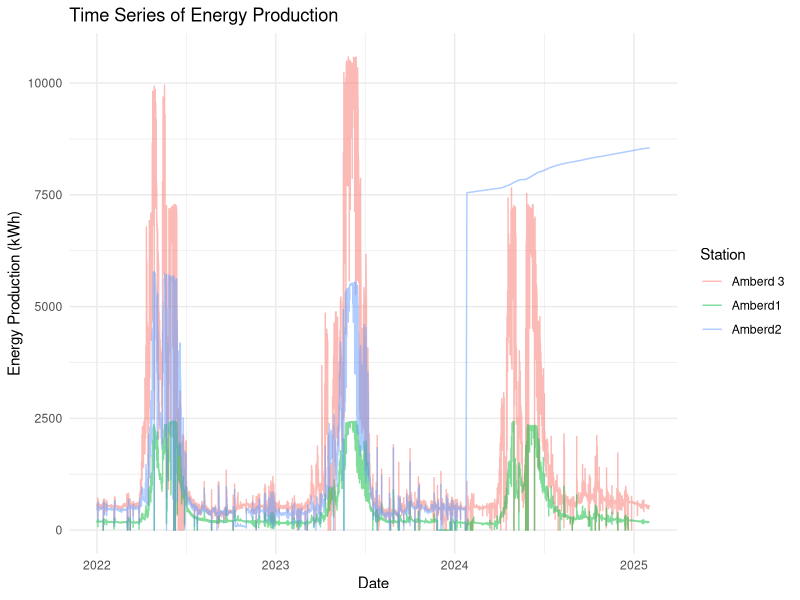
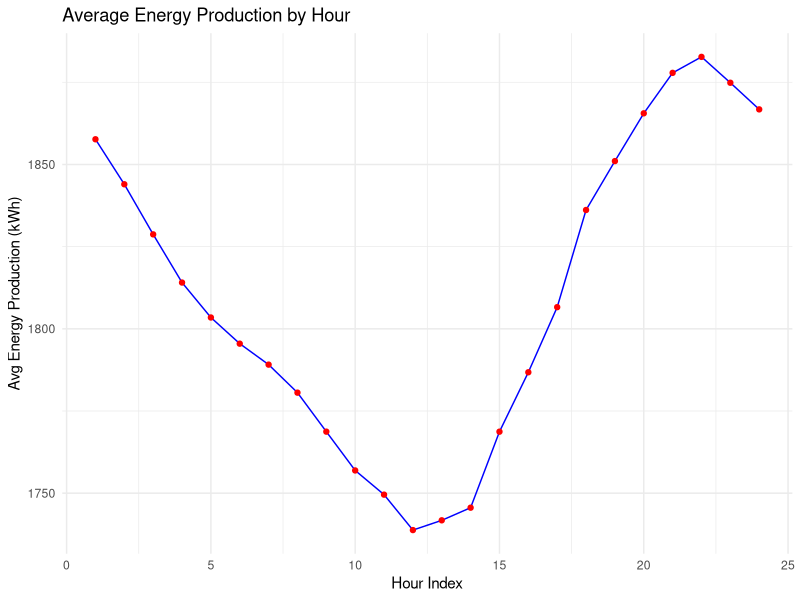
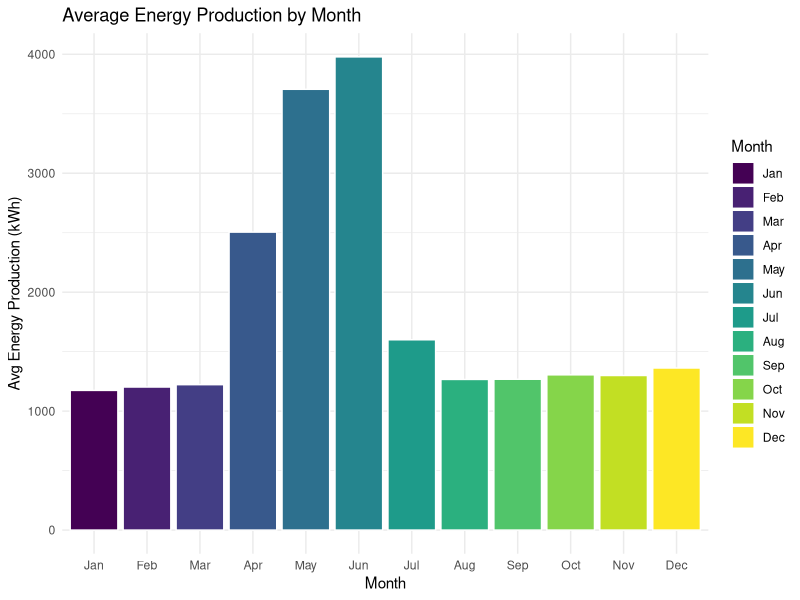
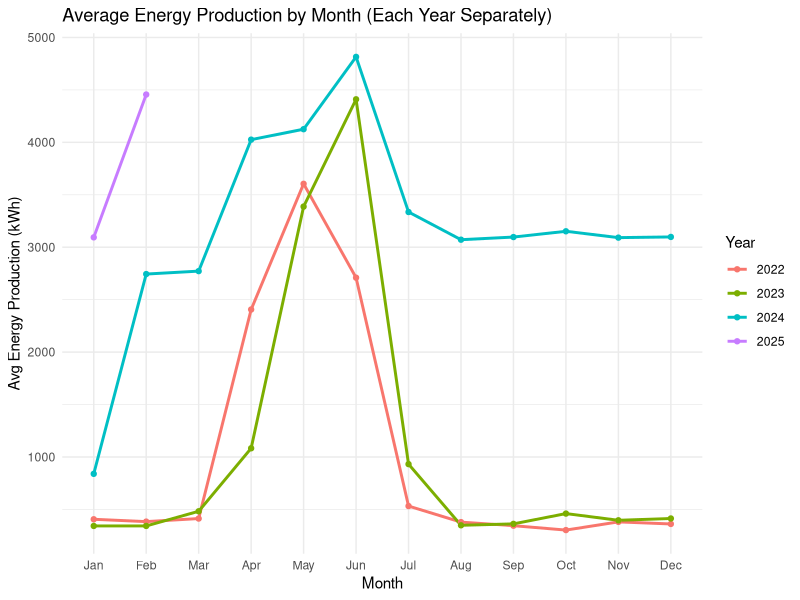

The R source for these figures, in order:
## ---- chunk 1
knitr::opts_chunk$set(echo = TRUE)
## ---- chunk 2
library(ggplot2)
library(dplyr)
library(readxl)
library(lubridate)
library(tidyr)
## ---- chunk 3
df <- read_excel("Amberd.xlsx")

# Convert Date column to Date type
df$Date <- as.Date(df$Date)

# Remove NA values
df <- df %>% drop_na(`Energy Production (kWh)`)
## ---- chunk 4
# Plot 1: Time Series of Energy Production
ggplot(df, aes(x = Date, y = `Energy Production (kWh)`, color = Station)) +
  geom_line(alpha = 0.5) +
  labs(title = "Time Series of Energy Production",
       x = "Date",
       y = "Energy Production (kWh)") +
  theme_minimal()
## ---- chunk 5
# Plot 2: Average Energy Production by Hour
df %>% 
  group_by(`Hour Index`) %>% 
  summarise(avg_production = mean(`Energy Production (kWh)`, na.rm = TRUE)) %>% 
  ggplot(aes(x = `Hour Index`, y = avg_production)) +
  geom_line(color = "blue") +
  geom_point(color = "red") +
  labs(title = "Average Energy Production by Hour",
       x = "Hour Index",
       y = "Avg Energy Production (kWh)") +
  theme_minimal()
## ---- chunk 6
# Extract Month
df$Month <- month(df$Date, label = TRUE)

# Plot 3: Average Energy Production by Month
df %>% 
  group_by(Month) %>% 
  summarise(avg_production = mean(`Energy Production (kWh)`, na.rm = TRUE)) %>% 
  ggplot(aes(x = Month, y = avg_production, fill = Month)) +
  geom_bar(stat = "identity", color = "white") +
  labs(title = "Average Energy Production by Month",
       x = "Month",
       y = "Avg Energy Production (kWh)") +
  theme_minimal()
## ---- chunk 7
df$Year <- year(df$Date)  # Extracts the year
df$Month <- month(df$Date, label = TRUE)  # Extracts the month

df %>%
  group_by(Year, Month) %>%  # Groups by both Year and Month
  summarise(avg_production = mean(`Energy Production (kWh)`, na.rm = TRUE)) %>%
  ggplot(aes(x = Month, y = avg_production, group = Year, color = as.factor(Year))) +
  geom_line(size = 1) +  
  geom_point() +  
  labs(title = "Average Energy Production by Month (Each Year Separately)",
       x = "Month",
       y = "Avg Energy Production (kWh)",
       color = "Year") +
  theme_minimal()

## ---- chunk 8
getwd()
